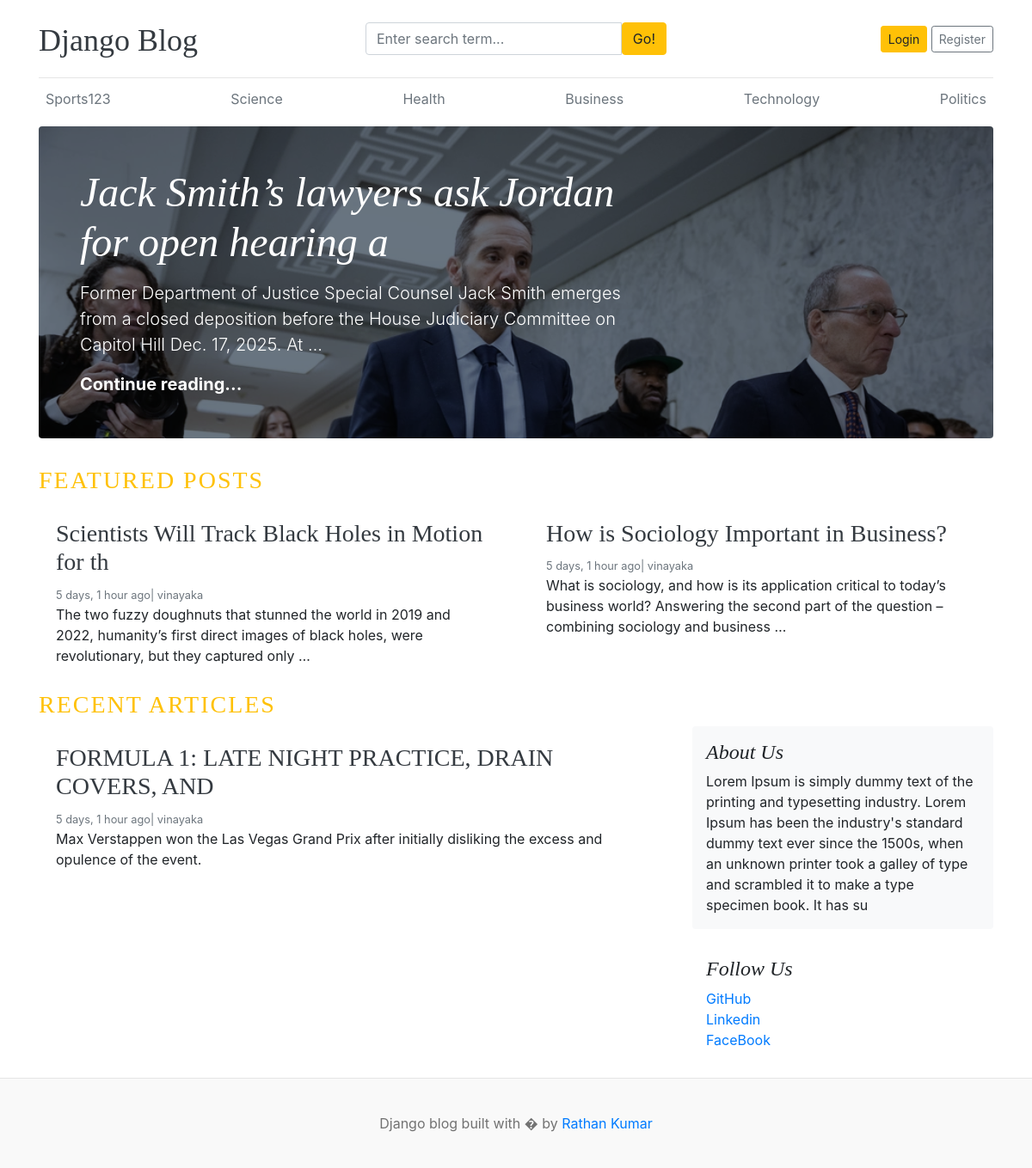
The page / on the database its author committed.
### blogs/models.py (models this page shows, shortened)
class Category(models.Model):
    category = models.CharField(max_length=50)
    created_at = models.DateTimeField(auto_now_add=True)
    updated_at = models.DateTimeField(auto_now=True)
    class Meta:
        verbose_name_plural = 'categories'

class Blog(models.Model):
    title = models.CharField(max_length=50)
    slug = models.SlugField(max_length=100,unique=True,blank=True)
    category = models.ForeignKey(Category,on_delete=models.CASCADE)
    author = models.ForeignKey(User,on_delete=models.CASCADE)
    featured_image = models.ImageField(upload_to="uploads/%Y/%m/%d")
    short_description = models.TextField(max_length=500)
    blog_body = models.TextField(max_length=2000)
    status = models.CharField(max_length=20,choices=STATUS_CHOICES,default=0)
    is_featured = models.BooleanField(default=False)
    created_at = models.DateTimeField(auto_now_add=True)
    updated_at = models.DateTimeField(auto_now=True)

### assignments/models.py (models this page shows, shortened)
class About(models.Model):
    about_heading=models.CharField(max_length=25)
    about_description=models.TextField(max_length=255)
    created_at=models.DateTimeField(auto_now_add=True)
    updated_at=models.DateTimeField(auto_now=True)
    class Meta:
        verbose_name_plural="About"

class SocialLink(models.Model):
    platform=models.CharField(max_length=25)
    link=models.URLField(max_length=100)
    created_at=models.DateTimeField(auto_now_add=True)
    updated_at=models.DateTimeField(auto_now=True)

### blog_main/views.py (the view)
# urls.py: 2. Add a URL to urlpatterns:  path('', views.home, name='home')
def home(request):
    featured_posts=Blog.objects.filter(is_featured=True,status="Published").order_by("updated_at")
    posts=Blog.objects.filter(is_featured=False,status="Published")
    try:
        about=About.objects.get()
    except:
        about=None
    context={
        "featured_posts":featured_posts,
        "posts":posts,
        "about":about,
    }
    return render(request,"home.html",context)

### blogs/context_processors.py (called while the page is built)
def get_categories(request):
    categories=Category.objects.all()
    return dict(categories=categories)

def get_social_links(request):
    social_links=SocialLink.objects.all()
    return dict(social_links=social_links)

### templates/home.html
  {% extends 'base.html' %}
  {% block content %}
  {% for post in featured_posts %}
    {% if forloop.first %}
      <div class="jumbotron p-3 p-md-5 text-white rounded bg-dark" style="background-image: url({{post.featured_image.url}});background-blend-mode: overlay;background-size:cover;">
        <div class="col-md-8 px-0">
          <h1 class="display-4 font-italic">{{post.title}}</h1>
          <p class="lead my-3">{{post.short_description | truncatewords:25}}</p>
          <p class="lead mb-0"><a href="{% url 'blogs' post.slug %}" class="text-white font-weight-bold">Continue reading...</a></p>
        </div>
      </div>
    {% endif %}
  {% endfor %}
  <h3 class="text-uppercase text-warning" style="letter-spacing: 2px;">Featured posts</h3>
  <div class="row mb-2">
    {% for post in featured_posts %}
    {% if not forloop.first %}
    <div class="col-md-6">
      <div class="card border-0" >
        <div class="card-body">
          <h3><a class="text-dark" href="{% url 'blogs' post.slug %}">{{post.title}}</a></h3>
          <small class="mb-1 text-muted">{{post.created_at | timesince}} ago| {{post.author}}</small>
          <p class="card-text">{{post.short_description | truncatewords:25}}</p>
        </div>
      </div>
    </div>
    {% endif %}
    {% endfor%}
  </div>
  <h3 class="text-uppercase text-warning" style="letter-spacing:2px;">Recent Articles</h3>
  <main role="main" class="container p-0">
    <div class="row">
      {% for post in posts%}
      <div class="col-md-8 blog-main">
        <div class="card-body">
          <h3><a class="text-dark" href="{% url 'blogs' post.slug %}">{{post.title}}</a></h3>
          <small class="mb-1 text-muted">{{post.created_at | timesince}} ago| {{post.author}}</small>
          <p class="card-text">{{post.short_description | truncatewords:25}}</p>
        </div>
      </div>
      {% endfor %}
      <aside class="col-md-4 blog-sidebar">
        <div class="p-3 mb-3 bg-light rounded">
          <h4 class="font-italic">{{about.about_heading}}</h4>
          <p class="mb-0">{{about.about_description}}</p>
        </div>
        {% if social_links %}
        <div class="p-3">
          <h4 class="font-italic">Follow Us</h4>
          <ol class="list-unstyled">
            {% for i in social_links %}
            <li><a href="{{i.link}}" target="_blank">{{i.platform}}</a></li>
            {% endfor %}
          </ol>
        </div>
        {% endif %}
      </aside>
    </div>
  </main>
</div>
{% endblock %}

### templates/base.html (shortened to what this page needs)
{% load static %}
<!DOCTYPE html>
<html lang="en">
<head>
    <link href="https://getbootstrap.com/docs/4.0/dist/css/bootstrap.min.css" rel="stylesheet">
    <link href="{% static 'css/blog.css' %}" rel="stylesheet">
    <link rel="stylesheet" href="https://cdnjs.cloudflare.com/ajax/libs/font-awesome/4.7.0/css/font-awesome.min.css">
  </head>
<body>
    <div class="container">
      <header class="blog-header py-3">
        <div class="row flex-nowrap justify-content-between align-items-center">
          <div class="col-4 pt-1">
            <a class="blog-header-logo text-dark" href="/">Django Blog</a>
          </div>
          <div class="col-4">
            <form action="{% url 'search' %}" method="GET">
              <div class="input-group">
                <input class="form-control" value="{{keyword}}" type="text" name="keyword" placeholder="Enter search term..." aria-label="Enter search term..." aria-describedby="button-search" />
                <button type="submit" class="btn btn-warning" id="button-search" type="button">Go!</button>
              </div>
            </form>
          </div>
          <div class="col-4 d-flex justify-content-end align-items-center">
            {% if not user.is_authenticated %}
            <a class="btn btn-sm btn-warning" href="{% url 'login' %}">Login</a> &nbsp;
            <a class="btn btn-sm btn-outline-secondary" href="{% url 'register' %}">Register</a>
            {% else %}
            <span><a href="{% url 'dashboard' %}">DashBoard</a></span>
            &emsp;
            <span><a href="{% url 'logout' %}">logout</a></span>
            {% endif %}
          </div>
        </div>
      </header>
      <div class="nav-scroller py-1 mb-2">
        <nav class="nav d-flex justify-content-between">
          {% for category in categories %}
          <a class="p-2 text-muted" href="{% url 'posts_by_category' category.id %}">{{category.category}}</a>
          {% endfor %}
        </nav>
      </div>
{% block content %}
{% endblock %}
<footer class="blog-footer">
  <p>Django blog built with � by <a href="#">Rathan Kumar</a></p>
</footer>
</body>
</html>

### blog_main/static/css/blog.css (style rules this page uses)
.blog-header { border-bottom: 1px solid #e5e5e5; }
.blog-header-logo { font-family: "Playfair Display", Georgia, "Times New Roman", serif; font-size: 2.25rem; }
h1, h2, h3, h4, h5, h6 { font-family: "Playfair Display", Georgia, "Times New Roman", serif; }
.display-4 { font-size: 2.5rem; }
@media (min-width: 768px) { .display-4 { font-size: 3rem; } }
.blog-footer { padding: 2.5rem 0; color: #727272; text-align: center; background-color: #f9f9f9; border-top: .05rem solid #e5e5e5; }
.blog-footer p:last-child { margin-bottom: 0; }

### rows shown on the page
Category: category "Sports123"
Category: category "Science"
Category: category "Health"
Category: category "Business"
Category: category "Technology"
Category: category "Politics"
Blog: featured_image (picture), title "Jack Smith’s lawyers ask Jordan for open hearing a", short_description "Former Department of Justice Special Counsel Jack Smith emerges from a closed deposition before the House Judiciary Committee on Capitol Hill Dec. 17, 2025. At …"
Blog: title "Scientists Will Track Black Holes in Motion for th", created_at "5 days, 1 hour", author "vinayaka", short_description "The two fuzzy doughnuts that stunned the world in 2019 and 2022, humanity’s first direct images of black holes, were revolutionary, but they captured only …"
Blog: title "How is Sociology Important in Business?", created_at "5 days, 1 hour", author "vinayaka", short_description "What is sociology, and how is its application critical to today’s business world? Answering the second part of the question – combining sociology and business …"
Blog: title "FORMULA 1: LATE NIGHT PRACTICE, DRAIN COVERS, AND", created_at "5 days, 1 hour", author "vinayaka", short_description "Max Verstappen won the Las Vegas Grand Prix after initially disliking the excess and opulence of the event."
About: about_heading "About Us", about_description "Lorem Ipsum is simply dummy text of the printing and typesetting industry. Lorem Ipsum has been the industry's standard dummy text ever since the 1500s, when an unknown printer took a galley of type and scrambled it to make a type specimen book. It has su"
SocialLink: platform "GitHub"
SocialLink: platform "Linkedin"
SocialLink: platform "FaceBook"
